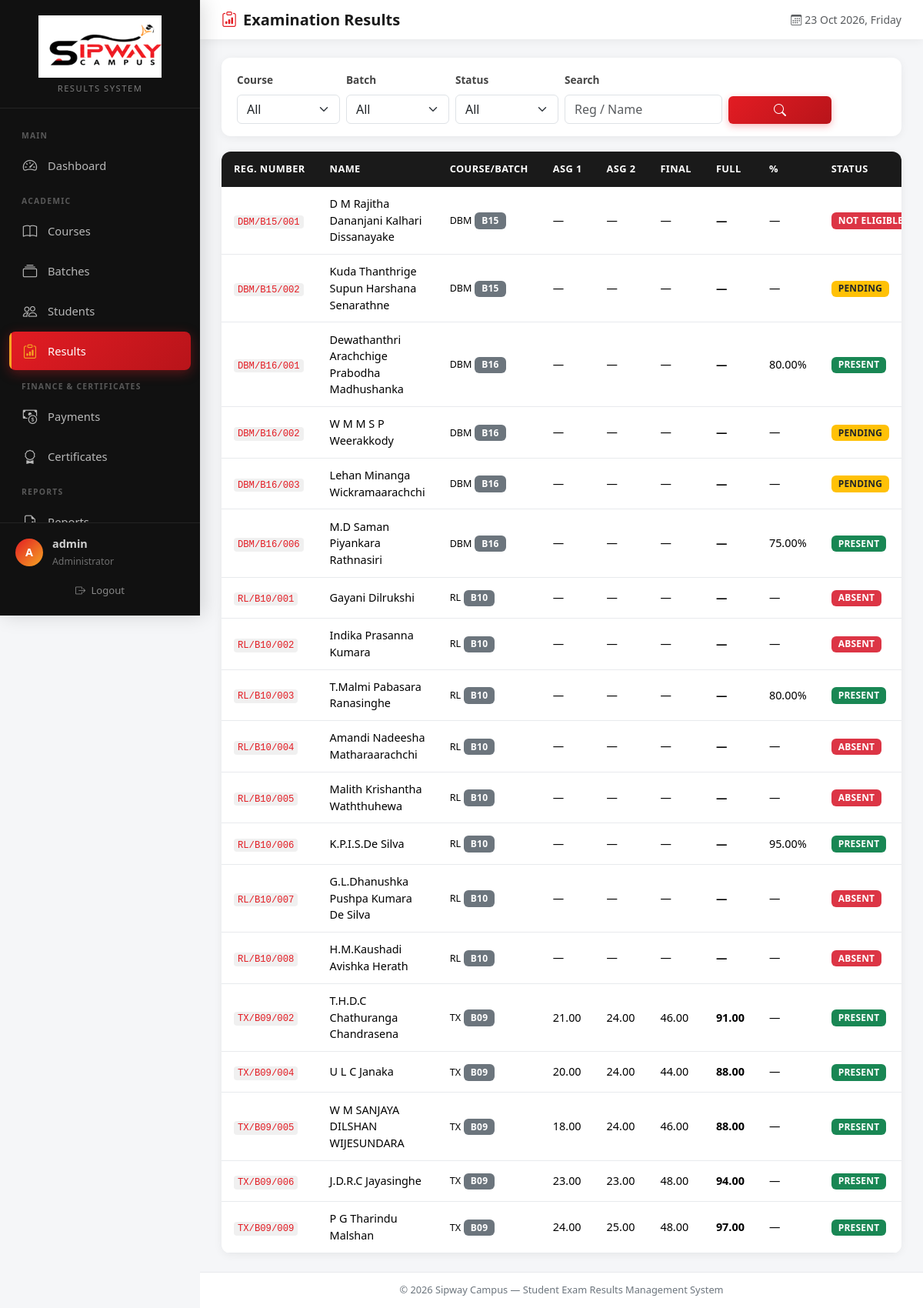
Page /admin/results.php (signed in) on the committed database.
### tables this page shows
CREATE TABLE IF NOT EXISTS students (
    id INT AUTO_INCREMENT PRIMARY KEY,
    registration_number VARCHAR(50) NOT NULL UNIQUE,
    full_name VARCHAR(150) NOT NULL,
    phone VARCHAR(30) NULL,
    phone2 VARCHAR(30) NULL,
    address TEXT NULL,
    batch_id INT NOT NULL,
    is_active TINYINT(1) DEFAULT 1,
    created_at TIMESTAMP DEFAULT CURRENT_TIMESTAMP,
    updated_at TIMESTAMP DEFAULT CURRENT_TIMESTAMP ON UPDATE CURRENT_TIMESTAMP,
    FOREIGN KEY (batch_id) REFERENCES batches(id) ON DELETE CASCADE,
    INDEX idx_reg (registration_number),
    INDEX idx_name (full_name),
    INDEX idx_phone (phone)
);

CREATE TABLE IF NOT EXISTS courses (
    id INT AUTO_INCREMENT PRIMARY KEY,
    course_code VARCHAR(20) NOT NULL UNIQUE,
    course_name VARCHAR(150) NOT NULL,
    description TEXT,
    is_active TINYINT(1) DEFAULT 1,
    created_at TIMESTAMP DEFAULT CURRENT_TIMESTAMP,
    updated_at TIMESTAMP DEFAULT CURRENT_TIMESTAMP ON UPDATE CURRENT_TIMESTAMP
);

CREATE TABLE IF NOT EXISTS batches (
    id INT AUTO_INCREMENT PRIMARY KEY,
    course_id INT NOT NULL,
    batch_code VARCHAR(30) NOT NULL,
    batch_name VARCHAR(100) NOT NULL,
    start_date DATE NULL,
    end_date DATE NULL,
    is_active TINYINT(1) DEFAULT 1,
    created_at TIMESTAMP DEFAULT CURRENT_TIMESTAMP,
    updated_at TIMESTAMP DEFAULT CURRENT_TIMESTAMP ON UPDATE CURRENT_TIMESTAMP,
    FOREIGN KEY (course_id) REFERENCES courses(id) ON DELETE CASCADE,
    UNIQUE KEY unique_batch (course_id, batch_code)
);

CREATE TABLE IF NOT EXISTS results (
    id INT AUTO_INCREMENT PRIMARY KEY,
    student_id INT NOT NULL,
    assignment1 DECIMAL(5,2) NULL DEFAULT NULL COMMENT '1st Assignment marks',
    assignment2 DECIMAL(5,2) NULL DEFAULT NULL COMMENT '2nd Assignment marks',
    final_exam DECIMAL(5,2) NULL DEFAULT NULL COMMENT 'Final exam marks',
    full_marks DECIMAL(5,2) NULL DEFAULT NULL COMMENT 'Total / Full marks',
    marks_percentage DECIMAL(5,2) NULL DEFAULT NULL COMMENT 'Percentage if used',
    result_status ENUM('PRESENT','ABSENT','PENDING','NOT_ELIGIBLE') DEFAULT 'PENDING',
    remarks TEXT NULL,
    exam_date DATE NULL,
    entered_by VARCHAR(50) DEFAULT 'admin',
    created_at TIMESTAMP DEFAULT CURRENT_TIMESTAMP,
    updated_at TIMESTAMP DEFAULT CURRENT_TIMESTAMP ON UPDATE CURRENT_TIMESTAMP,
    FOREIGN KEY (student_id) REFERENCES students(id) ON DELETE CASCADE,
    UNIQUE KEY unique_student_result (student_id)
);

### admin/results.php (the view, shortened to what this page needs)
<?php
require_once __DIR__ . '/../includes/auth.php';
$conn = getConnection();
$search       = trim($_GET['q'] ?? '');
$sql = "
    SELECT s.id AS student_id, s.registration_number, s.full_name,
           b.batch_code, c.course_code, c.course_name,
           r.id AS result_id, r.assignment1, r.assignment2, r.final_exam, r.full_marks, r.marks_percentage, r.result_status, r.remarks
    FROM students s
    JOIN batches b ON s.batch_id = b.id
    JOIN courses c ON b.course_id = c.id
    LEFT JOIN results r ON s.id = r.student_id
    WHERE s.is_active = 1
";
$sql .= " ORDER BY c.course_code, b.batch_code, s.registration_number";
$rows = $conn->query($sql);
require_once __DIR__ . '/../includes/header.php';
?>
<div class="filter-bar">
    <form method="GET" class="row g-2 align-items-end">
        <div class="col-md-2">
            <label class="form-label">Course</label>
            <select name="course_id" class="form-select" onchange="this.form.submit()">
                <option value="0">All</option>
            </select>
        </div>
        <div class="col-md-2">
            <label class="form-label">Batch</label>
            <select name="batch_id" class="form-select" onchange="this.form.submit()">
                <option value="0">All</option>
            </select>
        </div>
        <div class="col-md-2">
            <label class="form-label">Status</label>
            <select name="status" class="form-select" onchange="this.form.submit()">
                <option value="">All</option>
            </select>
        </div>
        <div class="col-md-3">
            <label class="form-label">Search</label>
            <input type="text" name="q" class="form-control" value="<?php echo sanitize($search); ?>" placeholder="Reg / Name">
        </div>
        <div class="col-md-2">
            <button type="submit" class="btn btn-primary w-100"><i class="bi bi-search"></i></button>
        </div>
    </form>
</div>
<div class="card table-card">
    <div class="table-responsive">
        <table class="table table-hover mb-0">
            <thead>
                <tr>
                    <th>Reg. Number</th>
                    <th>Name</th>
                    <th>Course/Batch</th>
                    <th>Asg 1</th>
                    <th>Asg 2</th>
                    <th>Final</th>
                    <th>Full</th>
                    <th>%</th>
                    <th>Status</th>
                </tr>
            </thead>
            <tbody>
                <?php if ($rows->num_rows > 0): while ($row = $rows->fetch_assoc()): ?>
                <tr>
                    <td><code><?php echo sanitize($row['registration_number']); ?></code></td>
                    <td><?php echo sanitize($row['full_name']); ?></td>
                    <td><small><?php echo sanitize($row['course_code']); ?></small> <span class="badge bg-secondary"><?php echo sanitize($row['batch_code']); ?></span></td>
                    <td><?php echo $row['assignment1'] !== null ? $row['assignment1'] : '—'; ?></td>
                    <td><?php echo $row['assignment2'] !== null ? $row['assignment2'] : '—'; ?></td>
                    <td><?php echo $row['final_exam'] !== null ? $row['final_exam'] : '—'; ?></td>
                    <td><strong><?php echo $row['full_marks'] !== null ? $row['full_marks'] : '—'; ?></strong></td>
                    <td><?php echo $row['marks_percentage'] !== null ? $row['marks_percentage'].'%' : '—'; ?></td>
                    <td><?php echo $row['result_status'] ? statusBadge($row['result_status']) : statusBadge('PENDING'); ?></td>
                </tr>
                <?php endwhile; else: ?>
                <tr><td colspan="10" class="text-center text-muted py-5">No records found</td></tr>
                <?php endif; ?>
            </tbody>
        </table>
    </div>
</div>
<?php require_once __DIR__ . '/../includes/footer.php'; ?>

### includes/auth.php (shortened to what this page needs)
<?php
function sanitize($data) {
    return htmlspecialchars(trim($data), ENT_QUOTES, 'UTF-8');
}
function statusBadge($status) {
    $map = [
        'PRESENT'       => 'badge-success',
        'ABSENT'        => 'badge-danger',
        'PENDING'       => 'badge-warning',
        'NOT_ELIGIBLE'  => 'badge-danger',
        'PAID'          => 'badge-success',
        'ONE_TIME'      => 'badge-info',
        'COMPLETED'     => 'badge-success',
        'NOT_PAID'      => 'badge-danger',
        'CONVA_PAY'     => 'badge-primary',
        'ISSUED'        => 'badge-success',
        'READY'         => 'badge-info',
    ];
    $class = $map[$status] ?? 'badge-secondary';
    $label = str_replace('_', ' ', $status);
    return '<span class="badge ' . $class . '">' . $label . '</span>';
}
?>

### assets/css/style.css (style rules this page uses)
:root { --primary: #1a1a1a; --primary-dark: #0d0d0d; --accent-red: #e31c23; --accent-red-dark: #b8141a; --accent-orange: #f5a623; --accent-orange-light: #ffc04d; --sidebar-width: 260px; --sidebar-bg: #111111; --sidebar-hover: #1f1f1f; --body-bg: #f5f6f8; --card-bg: #ffffff; --text-main: #222; --text-muted: #6c757d; --success: #198754; --danger: #dc3545; --warning: #ffc107; --info: #0dcaf0; --border: #e8eaed; --shadow: 0 2px 12px rgba(0,0,0,0.06); --shadow-lg: 0 8px 30px rgba(0,0,0,0.1); --radius: 12px; --transition: all 0.25s cubic-bezier(0.4, 0, 0.2, 1); }
* { box-sizing: border-box; }
body { background-color: var(--body-bg); font-family: 'Segoe UI', system-ui, -apple-system, BlinkMacSystemFont, sans-serif; color: var(--text-main); margin: 0; min-height: 100vh; overflow-x: hidden; }
.table-card { border: none; border-radius: var(--radius); box-shadow: var(--shadow); overflow: hidden; background: var(--card-bg); animation: fadeInUp 0.4s ease; }
.table thead th { background: var(--primary); color: #fff; font-weight: 600; font-size: 0.8rem; text-transform: uppercase; letter-spacing: 0.4px; border: none; white-space: nowrap; padding: 0.85rem 1rem; }
.table tbody tr { transition: var(--transition); }
.table td { vertical-align: middle; font-size: 0.9rem; padding: 0.7rem 1rem; border-color: var(--border); }
.badge { font-weight: 600; padding: 0.4em 0.75em; font-size: 0.75rem; border-radius: 6px; letter-spacing: 0.2px; }
.badge-success { background-color: #198754 !important; }
.badge-danger { background-color: #dc3545 !important; }
.badge-warning { background-color: #ffc107 !important; color: #212529 !important; }
.btn-primary { background: linear-gradient(135deg, var(--accent-red) 0%, var(--accent-red-dark) 100%); border: none; box-shadow: 0 3px 10px rgba(227, 28, 35, 0.3); transition: var(--transition); }
.form-label { font-weight: 600; font-size: 0.85rem; color: #444; }
.filter-bar { background: var(--card-bg); border-radius: var(--radius); padding: 1rem 1.25rem; box-shadow: var(--shadow); margin-bottom: 1.25rem; animation: fadeInUp 0.35s ease; }
code { background: #f0f0f0; padding: 0.15em 0.4em; border-radius: 4px; font-size: 0.85em; color: var(--accent-red); }

### rows in the picture
students: registration_number "DBM/B15/001", full_name "D M Rajitha Dananjani Kalhari Dissanayake", courses.course_code "DBM", batch.batch_code "B15", results.result_status "NOT…"
students: registration_number "DBM/B15/002", full_name "Kuda Thanthrige Supun Harshana Senarathne", courses.course_code "DBM", batch.batch_code "B15", results.result_status "PENDING"
students: registration_number "DBM/B16/001", full_name "Dewathanthri Arachchige Prabodha Madhushanka", courses.course_code "DBM", batch.batch_code "B16", results.marks_percentage "80.00", results.result_status "PRESENT"
students: registration_number "DBM/B16/002", full_name "W M M S P Weerakkody", courses.course_code "DBM", batch.batch_code "B16", results.result_status "PENDING"
students: registration_number "DBM/B16/003", full_name "Lehan Minanga Wickramaarachchi", courses.course_code "DBM", batch.batch_code "B16", results.result_status "PENDING"
students: registration_number "DBM/B16/006", full_name "M.D Saman Piyankara Rathnasiri", courses.course_code "DBM", batch.batch_code "B16", results.marks_percentage "75.00", results.result_status "PRESENT"
students: registration_number "RL/B10/001", full_name "Gayani Dilrukshi", courses.course_code "RL", batch.batch_code "B10", results.result_status "ABSENT"
students: registration_number "RL/B10/002", full_name "Indika Prasanna Kumara", courses.course_code "RL", batch.batch_code "B10", results.result_status "ABSENT"
students: registration_number "RL/B10/003", full_name "T.Malmi Pabasara Ranasinghe", courses.course_code "RL", batch.batch_code "B10", results.marks_percentage "80.00", results.result_status "PRESENT"
students: registration_number "RL/B10/004", full_name "Amandi Nadeesha Matharaarachchi", courses.course_code "RL", batch.batch_code "B10", results.result_status "ABSENT"
students: registration_number "RL/B10/005", full_name "Malith Krishantha Waththuhewa", courses.course_code "RL", batch.batch_code "B10", results.result_status "ABSENT"
students: registration_number "RL/B10/006", full_name "K.P.I.S.De Silva", courses.course_code "RL", batch.batch_code "B10", results.marks_percentage "95.00", results.result_status "PRESENT"
students: registration_number "RL/B10/007", full_name "G.L.Dhanushka Pushpa Kumara De Silva", courses.course_code "RL", batch.batch_code "B10", results.result_status "ABSENT"
students: registration_number "RL/B10/008", full_name "H.M.Kaushadi Avishka Herath", courses.course_code "RL", batch.batch_code "B10", results.result_status "ABSENT"
students: registration_number "TX/B09/002", full_name "T.H.D.C Chathuranga Chandrasena", courses.course_code "TX", batch.batch_code "B09", results.assignment1 "21.00", results.assignment2 "24.00", results.final_exam "46.00", results.full_marks "91.00", results.result_status "PRESENT"
students: registration_number "TX/B09/004", full_name "U L C Janaka", courses.course_code "TX", batch.batch_code "B09", results.assignment1 "20.00", results.assignment2 "24.00", results.final_exam "44.00", results.full_marks "88.00", results.result_status "PRESENT"
students: registration_number "TX/B09/005", full_name "W M SANJAYA DILSHAN WIJESUNDARA", courses.course_code "TX", batch.batch_code "B09", results.assignment1 "18.00", results.assignment2 "24.00", results.final_exam "46.00", results.full_marks "88.00", results.result_status "PRESENT"
students: registration_number "TX/B09/006", full_name "J.D.R.C Jayasinghe", courses.course_code "TX", batch.batch_code "B09", results.assignment1 "23.00", results.assignment2 "23.00", results.final_exam "48.00", results.full_marks "94.00", results.result_status "PRESENT"
students: registration_number "TX/B09/009", full_name "P G Tharindu Malshan", courses.course_code "TX", batch.batch_code "B09", results.assignment1 "24.00", results.assignment2 "25.00", results.final_exam "48.00", results.full_marks "97.00", results.result_status "PRESENT"

### other values in the picture
substr(getAdminUsername(), 0, 1) "A"
getAdminUsername() "admin"
$title "Examination Results"
